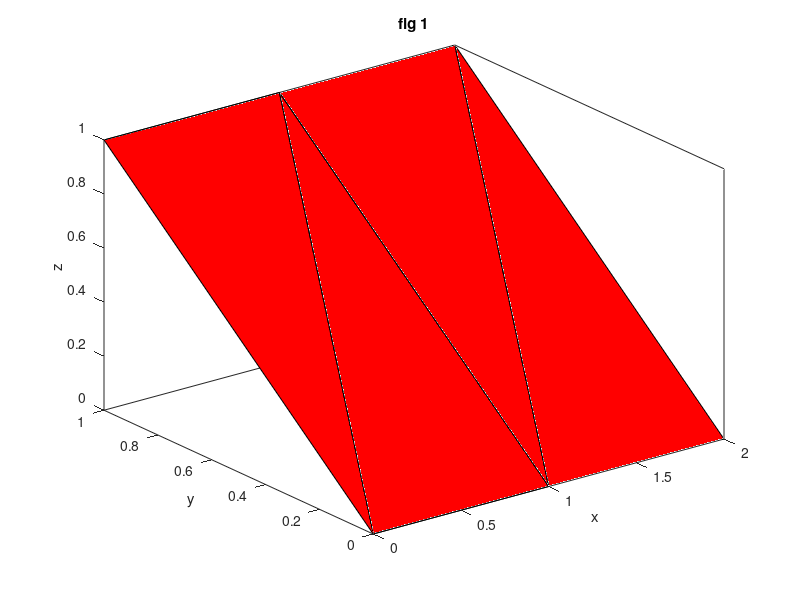
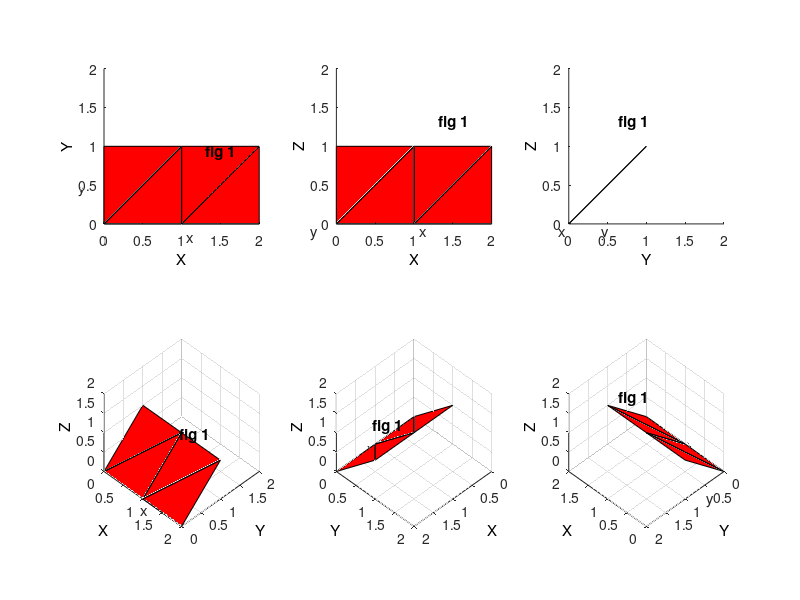

Reproduce these figures in MATLAB, in order.
%% MATLAB: Copy plot
% Notes on MATLAB about copying a plot from figure 1 into different
% subplots of figure 2

%% Example Fig. 1 

% sample data
x = [0 1 1 2; 1 1 2 2; 0 0 1 1];
y = [1 1 1 1; 1 0 1 0; 0 0 0 0];
z = [1 1 1 1; 1 0 1 0; 0 0 0 0];

figure(1);
f1 = axes('Parent',1);
fill3(x,y,z,'r')
title('fig 1')
xlabel('x')
ylabel('y')
zlabel('z')


%% Copy plot from Fig. 1 into subplots of Fig. 2 

f2 = figure(2);

copyobj(allchild(f1),subplot(2,3,1));
axis square
view(0,90)

copyobj(allchild(f1),subplot(2,3,2));
axis square
view(0,0)

copyobj(allchild(f1),subplot(2,3,3));
axis square
view(90,0)

copyobj(allchild(f1),subplot(2,3,4));
axis square
grid on
view(45,45)

copyobj(allchild(f1),subplot(2,3,5));
axis square
grid on
view(135,45)

copyobj(allchild(f1),subplot(2,3,6));
axis square
grid on
view(225,45)


% Subplot Properties 
AxesF2 = findobj(f2,'type','axes');

set(AxesF2,...
    'xlim',[0 2],'ylim',[0 2], 'zlim', [0 2]);

% Axes Labels
XLabels = get(AxesF2, 'XLabel');
YLabels = get(AxesF2, 'YLabel');
ZLabels = get(AxesF2, 'ZLabel');
set([XLabels{:}], 'String', 'X');
set([YLabels{:}], 'String', 'Y');
set([ZLabels{:}], 'String', 'Z');


%% Info

% created_by:: T. Woehrl //
% created_on:: 2015-07-31 //
%
% disclaimer:: Without warranty of any kind. //

%% 
% <../../../index.html Home> <../../index.html Index>
% <http://validator.w3.org/check?uri=referer Validate> <../../../disclaimer.html Disclaimer>